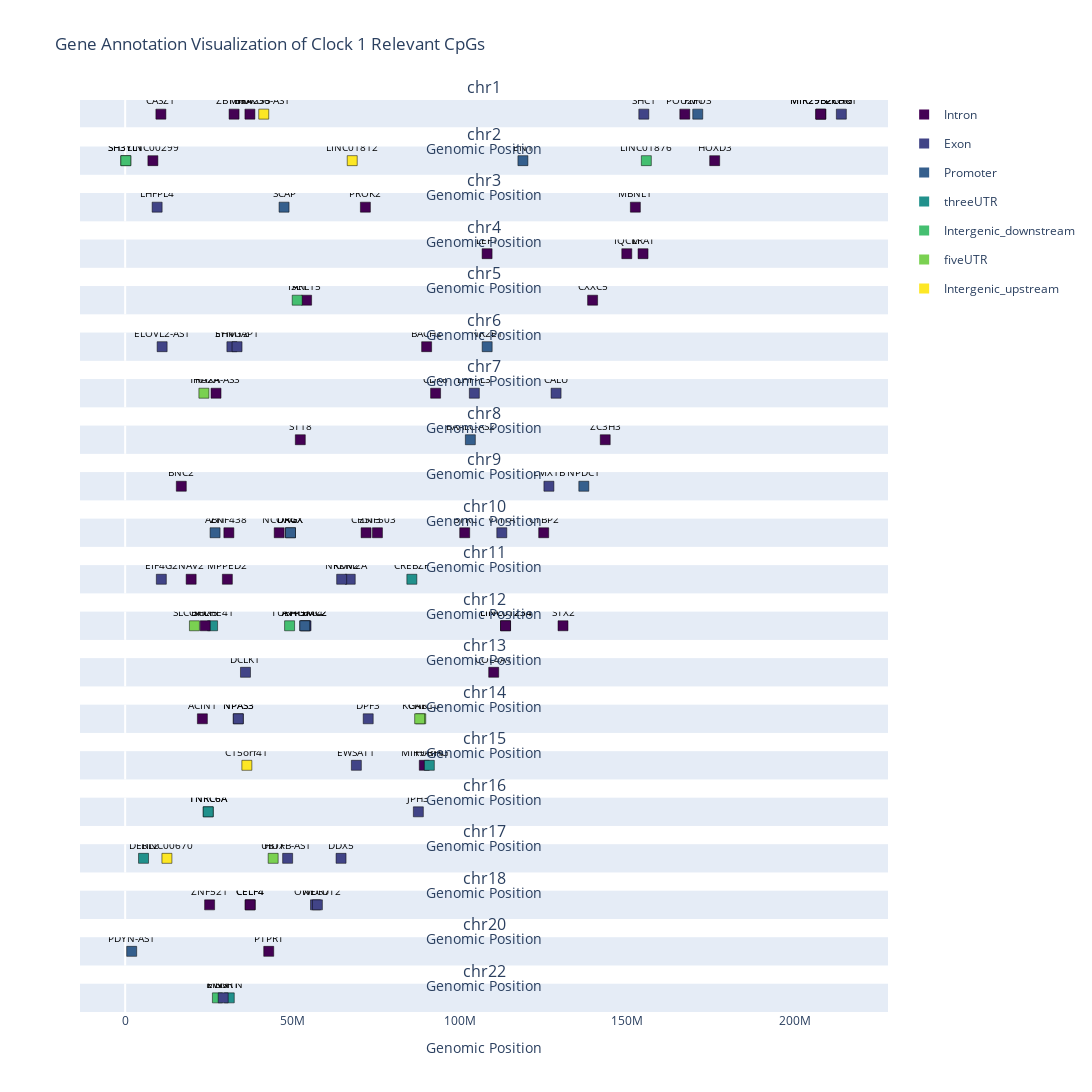

Notebook code for this chart:
### Code cell
### Chromosome-wise visualization of the gene annotations of the relevant CpGs in Clock1

# Viridis color palette
viridis_colors = plt.cm.viridis([0, 0.1, 0.2, 0.3, 0.5, 0.7, 0.8, 1.0])

# Map the categories to the Viridis colors
color_map = {
    'Intron': mcolors.to_hex(viridis_colors[0]), #0
    'Exon': mcolors.to_hex(viridis_colors[2]), #1
    'Promoter': mcolors.to_hex(viridis_colors[3]), #2
    'threeUTR': mcolors.to_hex(viridis_colors[4]), #3
    'Intergenic_downstream': mcolors.to_hex(viridis_colors[5]), #4
    'fiveUTR': mcolors.to_hex(viridis_colors[6]), #5
    'Intergenic_upstream': mcolors.to_hex(viridis_colors[7]) #6
}

# Get unique chromosomes and sort them
chromosomes = sorted(cpg_annotations['chr'].unique(), key=lambda x: int(x.replace('chr', '')))

# Create subplots
fig = make_subplots(rows=len(chromosomes), cols=1, 
                    shared_xaxes=True, vertical_spacing=0.02,
                    subplot_titles=chromosomes)

# Add traces for each chromosome
for i, chr in enumerate(chromosomes, start=1):
    chr_cpg_annotations = cpg_annotations[cpg_annotations['chr'] == chr]
    
    # Add gene annotations
    fig.add_trace(
        go.Scatter(
            x=chr_cpg_annotations['start'],
            y=[i]*len(chr_cpg_annotations),
            mode='markers+text',
            marker=dict(
                size=10,
                color=[color_map[cat] for cat in chr_cpg_annotations['category']],
                symbol='square', 
                line=dict(width=0.5, color='black')
            ),
            text=chr_cpg_annotations['gene'],
            textposition='top center',        
            textfont=dict(color='black', size=10),
            hoverinfo='text',
            hovertext=[f"{cpg}<br>{gene}<br>{cat}<br>{start}" 
                       for cpg, gene, cat, start in zip(chr_cpg_annotations['CpG'], chr_cpg_annotations['gene'], 
                                                        chr_cpg_annotations['category'], chr_cpg_annotations['start'])],
            showlegend=False
        ),
        row=i, col=1
    )


# Add legend entries
for category, color in color_map.items():
    fig.add_trace(
        go.Scatter(
            x=[None], y=[None],
            mode='markers',
            marker=dict(size=10, color=color, symbol='square'),
            legendgroup=category,
            showlegend=True,
            name=category
        )
    )

# Update layout
fig.update_layout(
    height=100*len(chromosomes),
    width=1200,
    showlegend=True,
    title='Gene Annotation Visualization of Clock 1 Relevant CpGs',
    hovermode='closest'
)

# Update y-axes
fig.update_yaxes(showticklabels=False, showgrid=False)


# Update x-axes
fig.update_xaxes(title_text='Genomic Position', showgrid=False, range=[0, None]) # range starting at 0 as not to show the x line. If a bit of padding is needed, modify here.


# Show the plot
fig.show()

### Figure 1 — Plotly figure (JSON) as saved in the notebook; plotly's stock layout.template omitted (floating-point values rounded to 4 significant figures)
{"data": [{"hoverinfo": "text", "hovertext": ["cg10061379<br>POU2F1<br>Intron<br>167222434.0", "cg15991909<br>ZBTB8A<br>Intron<br>32539339.0", "cg27228973<br>FOXO6-AS1<br>Intergenic_upstream<br>41404380.0", "cg25019875<br>MIR4255<br>Intron<br>37275026.0", "cg24315421<br>MIR29B2CHG<br>Intron<br>207866908.0", "cg09360996<br>PROX1<br>Exon<br>213996654.0", "cg10501210<br>MIR29B2CHG<br>Intron<br>207823675.0", "cg09025625<br>SHC1<br>Exon<br>154970033.0", "cg03564272<br>CASZ1<br>Intron<br>10673616.0", "cg16599143<br>FMO3<br>Promoter<br>171089531.0"], "marker": {"color": ["#440154", "#440154", "#fde725", "#440154", "#440154", "#414487", "#440154", "#414487", "#440154", "#355f8d"], "line": {"color": "black", "width": 0.5}, "size": 10, "symbol": "square"}, "mode": "markers+text", "showlegend": false, "text": ["POU2F1", "ZBTB8A", "FOXO6-AS1", "MIR4255", "MIR29B2CHG", "PROX1", "MIR29B2CHG", "SHC1", "CASZ1", "FMO3"], "textfont": {"color": "black", "size": 10}, "textposition": "top center", "type": "scatter", "x": [167222434, 32539339, 41404380, 37275026, 207866908, 213996654, 207823675, 154970033, 10673616, 171089531], "xaxis": "x", "y": [1, 1, 1, 1, 1, 1, 1, 1, 1, 1], "yaxis": "y"}, {"hoverinfo": "text", "hovertext": ["cg20804050<br>EN1<br>Promoter<br>118847865.0", "cg26012482<br>LINC00299<br>Intron<br>8283025.0", "cg10480998<br>HOXD3<br>Intron<br>176146250.0", "cg14384416<br>SH3YL1<br>Intergenic_downstream<br>193393.0", "cg14361875<br>LINC01812<br>Intergenic_upstream<br>67846376.0", "cg18672716<br>SH3YL1<br>Intergenic_downstream<br>193256.0", "cg17905888<br>LINC01876<br>Intergenic_downstream<br>155727368.0"], "marker": {"color": ["#355f8d", "#440154", "#440154", "#44bf70", "#fde725", "#44bf70", "#44bf70"], "line": {"color": "black", "width": 0.5}, "size": 10, "symbol": "square"}, "mode": "markers+text", "showlegend": false, "text": ["EN1", "LINC00299", "HOXD3", "SH3YL1", "LINC01812", "SH3YL1", "LINC01876"], "textfont": {"color": "black", "size": 10}, "textposition": "top center", "type": "scatter", "x": [118847865, 8283025, 176146250, 193393, 67846376, 193256, 155727368], "xaxis": "x2", "y": [2, 2, 2, 2, 2, 2, 2], "yaxis": "y2"}, {"hoverinfo": "text", "hovertext": ["cg26614073<br>SCAP<br>Promoter<br>47476329.0", "cg22264409<br>PROK2<br>Intron<br>71779257.0", "cg12841266<br>LHFPL4<br>Exon<br>9552409.0", "cg25033328<br>MBNL1<br>Intron<br>152446541.0"], "marker": {"color": ["#355f8d", "#440154", "#414487", "#440154"], "line": {"color": "black", "width": 0.5}, "size": 10, "symbol": "square"}, "mode": "markers+text", "showlegend": false, "text": ["SCAP", "PROK2", "LHFPL4", "MBNL1"], "textfont": {"color": "black", "size": 10}, "textposition": "top center", "type": "scatter", "x": [47476329, 71779257, 9552409, 152446541], "xaxis": "x3", "y": [3, 3, 3, 3], "yaxis": "y3"}, {"hoverinfo": "text", "hovertext": ["cg10603790<br>LEF1<br>Intron<br>108141597.0", "cg03605454<br>IQCM<br>Intron<br>149885131.0", "cg01511232<br>LRAT<br>Intron<br>154740777.0"], "marker": {"color": ["#440154", "#440154", "#440154"], "line": {"color": "black", "width": 0.5}, "size": 10, "symbol": "square"}, "mode": "markers+text", "showlegend": false, "text": ["LEF1", "IQCM", "LRAT"], "textfont": {"color": "black", "size": 10}, "textposition": "top center", "type": "scatter", "x": [108141597, 149885131, 154740777], "xaxis": "x4", "y": [4, 4, 4], "yaxis": "y4"}, {"hoverinfo": "text", "hovertext": ["cg20113482<br>ARL15<br>Intron<br>54215550.0", "cg18223258<br>ISL1<br>Intergenic_downstream<br>51399170.0", "cg24119607<br>CXXC5<br>Intron<br>139668154.0"], "marker": {"color": ["#440154", "#44bf70", "#440154"], "line": {"color": "black", "width": 0.5}, "size": 10, "symbol": "square"}, "mode": "markers+text", "showlegend": false, "text": ["ARL15", "ISL1", "CXXC5"], "textfont": {"color": "black", "size": 10}, "textposition": "top center", "type": "scatter", "x": [54215550, 51399170, 139668154], "xaxis": "x5", "y": [5, 5, 5], "yaxis": "y5"}, {"hoverinfo": "text", "hovertext": ["cg18918349<br>NR2E1<br>Promoter<br>108165956.0", "cg16867657<br>ELOVL2-AS1<br>Exon<br>11044644.0", "cg09618893<br>EHMT2<br>Exon<br>31888996.0", "cg19098934<br>BACH2<br>Intron<br>90079771.0", "cg06472065<br>SYNGAP1<br>Exon<br>33426669.0"], "marker": {"color": ["#355f8d", "#414487", "#414487", "#440154", "#414487"], "line": {"color": "black", "width": 0.5}, "size": 10, "symbol": "square"}, "mode": "markers+text", "showlegend": false, "text": ["NR2E1", "ELOVL2-AS1", "EHMT2", "BACH2", "SYNGAP1"], "textfont": {"color": "black", "size": 10}, "textposition": "top center", "type": "scatter", "x": [108165956, 11044644, 31888996, 90079771, 33426669], "xaxis": "x6", "y": [6, 6, 6, 6, 6], "yaxis": "y6"}, {"hoverinfo": "text", "hovertext": ["cg01019040<br>LHFPL3<br>Exon<br>104328968.0", "cg04051518<br>CDK6<br>Intron<br>92755491.0", "cg03820088<br>TRA2A<br>fiveUTR<br>23522229.0", "cg00250826<br>CALU<br>Exon<br>128754670.0", "cg11516694<br>HOXA-AS3<br>Intron<br>27147848.0"], "marker": {"color": ["#414487", "#440154", "#7ad151", "#414487", "#440154"], "line": {"color": "black", "width": 0.5}, "size": 10, "symbol": "square"}, "mode": "markers+text", "showlegend": false, "text": ["LHFPL3", "CDK6", "TRA2A", "CALU", "HOXA-AS3"], "textfont": {"color": "black", "size": 10}, "textposition": "top center", "type": "scatter", "x": [104328968, 92755491, 23522229, 128754670, 27147848], "xaxis": "x7", "y": [7, 7, 7, 7, 7], "yaxis": "y7"}, {"hoverinfo": "text", "hovertext": ["cg09681292<br>ST18<br>Intron<br>52327626.0", "cg12815291<br>ZC3H3<br>Intron<br>143439468.0", "cg18168101<br>BAALC-AS2<br>Promoter<br>103141399.0"], "marker": {"color": ["#440154", "#440154", "#355f8d"], "line": {"color": "black", "width": 0.5}, "size": 10, "symbol": "square"}, "mode": "markers+text", "showlegend": false, "text": ["ST18", "ZC3H3", "BAALC-AS2"], "textfont": {"color": "black", "size": 10}, "textposition": "top center", "type": "scatter", "x": [52327626, 143439468, 103141399], "xaxis": "x8", "y": [8, 8, 8], "yaxis": "y8"}, {"hoverinfo": "text", "hovertext": ["cg02499612<br>LMX1B<br>Exon<br>126615424.0", "cg26581729<br>NPDC1<br>Promoter<br>137045340.0", "cg17516812<br>BNC2<br>Intron<br>16773158.0"], "marker": {"color": ["#414487", "#355f8d", "#440154"], "line": {"color": "black", "width": 0.5}, "size": 10, "symbol": "square"}, "mode": "markers+text", "showlegend": false, "text": ["LMX1B", "NPDC1", "BNC2"], "textfont": {"color": "black", "size": 10}, "textposition": "top center", "type": "scatter", "x": [126615424, 137045340, 16773158], "xaxis": "x9", "y": [9, 9, 9], "yaxis": "y9"}, {"hoverinfo": "text", "hovertext": ["cg04706544<br>DRGX<br>Promoter<br>49396706.0", "cg07938388<br>DRGX<br>Promoter<br>49396731.0", "cg09622673<br>BTRC<br>Intron<br>101452071.0", "cg01656216<br>ZNF438<br>Intron<br>30984781.0", "cg18738190<br>CHST3<br>Intron<br>71980533.0", "cg17357006<br>VTI1A<br>Exon<br>112538434.0", "cg17850367<br>ABI1<br>Promoter<br>26861569.0", "cg17499466<br>ZNF503<br>Intron<br>75379424.0", "cg06098215<br>NCOA4<br>Intron<br>46020119.0", "cg26662324<br>CTBP2<br>Intron<br>125057293.0"], "marker": {"color": ["#355f8d", "#355f8d", "#440154", "#440154", "#440154", "#414487", "#355f8d", "#440154", "#440154", "#440154"], "line": {"color": "black", "width": 0.5}, "size": 10, "symbol": "square"}, "mode": "markers+text", "showlegend": false, "text": ["DRGX", "DRGX", "BTRC", "ZNF438", "CHST3", "VTI1A", "ABI1", "ZNF503", "NCOA4", "CTBP2"], "textfont": {"color": "black", "size": 10}, "textposition": "top center", "type": "scatter", "x": [49396706, 49396731, 101452071, 30984781, 71980533, 112538434, 26861569, 75379424, 46020119, 125057293], "xaxis": "x10", "y": [10, 10, 10, 10, 10, 10, 10, 10, 10, 10], "yaxis": "y10"}, {"hoverinfo": "text", "hovertext": ["cg05401971<br>KDM2A<br>Exon<br>67250713.0", "cg23501051<br>NAV2<br>Intron<br>19715366.0", "cg25184118<br>NRXN2<br>Exon<br>64690444.0", "cg00513357<br>EIF4G2<br>Exon<br>10806046.0", "cg10739250<br>MPPED2<br>Intron<br>30535950.0", "cg15496507<br>CREBZF<br>threeUTR<br>85660576.0"], "marker": {"color": ["#414487", "#440154", "#414487", "#414487", "#440154", "#21918c"], "line": {"color": "black", "width": 0.5}, "size": 10, "symbol": "square"}, "mode": "markers+text", "showlegend": false, "text": ["KDM2A", "NAV2", "NRXN2", "EIF4G2", "MPPED2", "CREBZF"], "textfont": {"color": "black", "size": 10}, "textposition": "top center", "type": "scatter", "x": [67250713, 19715366, 64690444, 10806046, 30535950, 85660576], "xaxis": "x11", "y": [11, 11, 11, 11, 11, 11], "yaxis": "y11"}, {"hoverinfo": "text", "hovertext": ["cg21345677<br>LINC01234<br>Intron<br>113664715.0", "cg17116410<br>HOXC4<br>Exon<br>54037896.0", "cg18094982<br>SLCO1C1<br>fiveUTR<br>20695438.0", "cg16756969<br>LINC01234<br>Intron<br>113649565.0", "cg13935553<br>BHLHE41<br>threeUTR<br>26120667.0", "cg24551749<br>ATP5MC2<br>Promoter<br>53677516.0", "cg23931487<br>ATP5MC2<br>Promoter<br>53677480.0", "cg08563010<br>SOX5<br>Intron<br>23921603.0", "cg14381350<br>STX2<br>Intron<br>130826483.0", "cg26311454<br>TUBA1B<br>Intergenic_downstream<br>49126865.0"], "marker": {"color": ["#440154", "#414487", "#7ad151", "#440154", "#21918c", "#355f8d", "#355f8d", "#440154", "#440154", "#44bf70"], "line": {"color": "black", "width": 0.5}, "size": 10, "symbol": "square"}, "mode": "markers+text", "showlegend": false, "text": ["LINC01234", "HOXC4", "SLCO1C1", "LINC01234", "BHLHE41", "ATP5MC2", "ATP5MC2", "SOX5", "STX2", "TUBA1B"], "textfont": {"color": "black", "size": 10}, "textposition": "top center", "type": "scatter", "x": [113664715, 54037896, 20695438, 113649565, 26120667, 53677516, 53677480, 23921603, 130826483, 49126865], "xaxis": "x12", "y": [12, 12, 12, 12, 12, 12, 12, 12, 12, 12], "yaxis": "y12"}, {"hoverinfo": "text", "hovertext": ["cg09605634<br>DCLK1<br>Exon<br>35947401.0", "cg00593462<br>COL4A1<br>Intron<br>110116146.0"], "marker": {"color": ["#414487", "#440154"], "line": {"color": "black", "width": 0.5}, "size": 10, "symbol": "square"}, "mode": "markers+text", "showlegend": false, "text": ["DCLK1", "COL4A1"], "textfont": {"color": "black", "size": 10}, "textposition": "top center", "type": "scatter", "x": [35947401, 110116146], "xaxis": "x13", "y": [13, 13], "yaxis": "y13"}, {"hoverinfo": "text", "hovertext": ["cg03098892<br>KCNK10<br>fiveUTR<br>88322804.0", "cg09750164<br>NPAS3<br>Exon<br>33800872.0", "cg15089111<br>NPAS3<br>Exon<br>33800907.0", "cg24058132<br>GALC<br>fiveUTR<br>87993522.0", "cg12449245<br>DPF3<br>Exon<br>72619953.0", "cg24805210<br>ACIN1<br>Intron<br>23068755.0"], "marker": {"color": ["#7ad151", "#414487", "#414487", "#7ad151", "#414487", "#440154"], "line": {"color": "black", "width": 0.5}, "size": 10, "symbol": "square"}, "mode": "markers+text", "showlegend": false, "text": ["KCNK10", "NPAS3", "NPAS3", "GALC", "DPF3", "ACIN1"], "textfont": {"color": "black", "size": 10}, "textposition": "top center", "type": "scatter", "x": [88322804, 33800872, 33800907, 87993522, 72619953, 23068755], "xaxis": "x14", "y": [14, 14, 14, 14, 14, 14], "yaxis": "y14"}, {"hoverinfo": "text", "hovertext": ["cg00687674<br>EWSAT1<br>Exon<br>69080920.0", "cg03668418<br>C15orf41<br>Intergenic_upstream<br>36357037.0", "cg04211240<br>MIR9-3HG<br>Intron<br>89372943.0", "cg24888049<br>FURIN<br>threeUTR<br>90883437.0"], "marker": {"color": ["#414487", "#fde725", "#440154", "#21918c"], "line": {"color": "black", "width": 0.5}, "size": 10, "symbol": "square"}, "mode": "markers+text", "showlegend": false, "text": ["EWSAT1", "C15orf41", "MIR9-3HG", "FURIN"], "textfont": {"color": "black", "size": 10}, "textposition": "top center", "type": "scatter", "x": [69080920, 36357037, 89372943, 90883437], "xaxis": "x15", "y": [15, 15, 15, 15], "yaxis": "y15"}, {"hoverinfo": "text", "hovertext": ["cg19591642<br>TNRC6A<br>threeUTR<br>24815260.0", "cg09461098<br>TNRC6A<br>threeUTR<br>24815270.0", "cg03898602<br>JPH3<br>Exon<br>87603438.0"], "marker": {"color": ["#21918c", "#21918c", "#414487"], "line": {"color": "black", "width": 0.5}, "size": 10, "symbol": "square"}, "mode": "markers+text", "showlegend": false, "text": ["TNRC6A", "TNRC6A", "JPH3"], "textfont": {"color": "black", "size": 10}, "textposition": "top center", "type": "scatter", "x": [24815260, 24815270, 87603438], "xaxis": "x16", "y": [16, 16, 16], "yaxis": "y16"}, {"hoverinfo": "text", "hovertext": ["cg09568652<br>DDX5<br>Exon<br>64505527.0", "cg19513247<br>UBTF<br>fiveUTR<br>44219685.0", "cg03370924<br>DERL2<br>threeUTR<br>5481375.0", "cg00362836<br>LINC00670<br>Intergenic_upstream<br>12473058.0", "cg09313705<br>HOXB-AS1<br>Exon<br>48545129.0"], "marker": {"color": ["#414487", "#7ad151", "#21918c", "#fde725", "#414487"], "line": {"color": "black", "width": 0.5}, "size": 10, "symbol": "square"}, "mode": "markers+text", "showlegend": false, "text": ["DDX5", "UBTF", "DERL2", "LINC00670", "HOXB-AS1"], "textfont": {"color": "black", "size": 10}, "textposition": "top center", "type": "scatter", "x": [64505527, 44219685, 5481375, 12473058, 48545129], "xaxis": "x17", "y": [17, 17, 17, 17, 17], "yaxis": "y17"}, {"hoverinfo": "text", "hovertext": ["cg15580396<br>ZNF521<br>Intron<br>25231018.0", "cg05562063<br>WDR7<br>Exon<br>56873931.0", "cg03185524<br>CELF4<br>Intron<br>37351229.0", "cg26418994<br>CELF4<br>Intron<br>37351224.0", "cg07903650<br>ONECUT2<br>Exon<br>57435872.0"], "marker": {"color": ["#440154", "#414487", "#440154", "#440154", "#414487"], "line": {"color": "black", "width": 0.5}, "size": 10, "symbol": "square"}, "mode": "markers+text", "showlegend": false, "text": ["ZNF521", "WDR7", "CELF4", "CELF4", "ONECUT2"], "textfont": {"color": "black", "size": 10}, "textposition": "top center", "type": "scatter", "x": [25231018, 56873931, 37351229, 37351224, 57435872], "xaxis": "x18", "y": [18, 18, 18, 18, 18], "yaxis": "y18"}, {"hoverinfo": "text", "hovertext": ["cg17633063<br>PTPRT<br>Intron<br>42897077.0", "cg19358608<br>PDYN-AS1<br>Promoter<br>1943919.0"], "marker": {"color": ["#440154", "#355f8d"], "line": {"color": "black", "width": 0.5}, "size": 10, "symbol": "square"}, "mode": "markers+text", "showlegend": false, "text": ["PTPRT", "PDYN-AS1"], "textfont": {"color": "black", "size": 10}, "textposition": "top center", "type": "scatter", "x": [42897077, 1943919], "xaxis": "x19", "y": [19, 19], "yaxis": "y19"}, {"hoverinfo": "text", "hovertext": ["cg08665685<br>SMTN<br>threeUTR<br>31104411.0", "cg18194685<br>MN1<br>Intergenic_downstream<br>27557962.0", "cg15746205<br>EWSR1<br>Exon<br>29290369.0"], "marker": {"color": ["#21918c", "#44bf70", "#414487"], "line": {"color": "black", "width": 0.5}, "size": 10, "symbol": "square"}, "mode": "markers+text", "showlegend": false, "text": ["SMTN", "MN1", "EWSR1"], "textfont": {"color": "black", "size": 10}, "textposition": "top center", "type": "scatter", "x": [31104411, 27557962, 29290369], "xaxis": "x20", "y": [20, 20, 20], "yaxis": "y20"}, {"legendgroup": "Intron", "marker": {"color": "#440154", "size": 10, "symbol": "square"}, "mode": "markers", "name": "Intron", "showlegend": true, "type": "scatter", "x": [null], "y": [null]}, {"legendgroup": "Exon", "marker": {"color": "#414487", "size": 10, "symbol": "square"}, "mode": "markers", "name": "Exon", "showlegend": true, "type": "scatter", "x": [null], "y": [null]}, {"legendgroup": "Promoter", "marker": {"color": "#355f8d", "size": 10, "symbol": "square"}, "mode": "markers", "name": "Promoter", "showlegend": true, "type": "scatter", "x": [null], "y": [null]}, {"legendgroup": "threeUTR", "marker": {"color": "#21918c", "size": 10, "symbol": "square"}, "mode": "markers", "name": "threeUTR", "showlegend": true, "type": "scatter", "x": [null], "y": [null]}, {"legendgroup": "Intergenic_downstream", "marker": {"color": "#44bf70", "size": 10, "symbol": "square"}, "mode": "markers", "name": "Intergenic_downstream", "showlegend": true, "type": "scatter", "x": [null], "y": [null]}, {"legendgroup": "fiveUTR", "marker": {"color": "#7ad151", "size": 10, "symbol": "square"}, "mode": "markers", "name": "fiveUTR", "showlegend": true, "type": "scatter", "x": [null], "y": [null]}, {"legendgroup": "Intergenic_upstream", "marker": {"color": "#fde725", "size": 10, "symbol": "square"}, "mode": "markers", "name": "Intergenic_upstream", "showlegend": true, "type": "scatter", "x": [null], "y": [null]}], "layout": {"annotations": [{"font": {"size": 16}, "showarrow": false, "text": "chr1", "x": 0.5, "xanchor": "center", "xref": "paper", "y": 1, "yanchor": "bottom", "yref": "paper"}, {"font": {"size": 16}, "showarrow": false, "text": "chr2", "x": 0.5, "xanchor": "center", "xref": "paper", "y": 0.949, "yanchor": "bottom", "yref": "paper"}, {"font": {"size": 16}, "showarrow": false, "text": "chr3", "x": 0.5, "xanchor": "center", "xref": "paper", "y": 0.898, "yanchor": "bottom", "yref": "paper"}, {"font": {"size": 16}, "showarrow": false, "text": "chr4", "x": 0.5, "xanchor": "center", "xref": "paper", "y": 0.847, "yanchor": "bottom", "yref": "paper"}, {"font": {"size": 16}, "showarrow": false, "text": "chr5", "x": 0.5, "xanchor": "center", "xref": "paper", "y": 0.796, "yanchor": "bottom", "yref": "paper"}, {"font": {"size": 16}, "showarrow": false, "text": "chr6", "x": 0.5, "xanchor": "center", "xref": "paper", "y": 0.745, "yanchor": "bottom", "yref": "paper"}, {"font": {"size": 16}, "showarrow": false, "text": "chr7", "x": 0.5, "xanchor": "center", "xref": "paper", "y": 0.694, "yanchor": "bottom", "yref": "paper"}, {"font": {"size": 16}, "showarrow": false, "text": "chr8", "x": 0.5, "xanchor": "center", "xref": "paper", "y": 0.643, "yanchor": "bottom", "yref": "paper"}, {"font": {"size": 16}, "showarrow": false, "text": "chr9", "x": 0.5, "xanchor": "center", "xref": "paper", "y": 0.592, "yanchor": "bottom", "yref": "paper"}, {"font": {"size": 16}, "showarrow": false, "text": "chr10", "x": 0.5, "xanchor": "center", "xref": "paper", "y": 0.541, "yanchor": "bottom", "yref": "paper"}, {"font": {"size": 16}, "showarrow": false, "text": "chr11", "x": 0.5, "xanchor": "center", "xref": "paper", "y": 0.49, "yanchor": "bottom", "yref": "paper"}, {"font": {"size": 16}, "showarrow": false, "text": "chr12", "x": 0.5, "xanchor": "center", "xref": "paper", "y": 0.439, "yanchor": "bottom", "yref": "paper"}, {"font": {"size": 16}, "showarrow": false, "text": "chr13", "x": 0.5, "xanchor": "center", "xref": "paper", "y": 0.388, "yanchor": "bottom", "yref": "paper"}, {"font": {"size": 16}, "showarrow": false, "text": "chr14", "x": 0.5, "xanchor": "center", "xref": "paper", "y": 0.337, "yanchor": "bottom", "yref": "paper"}, {"font": {"size": 16}, "showarrow": false, "text": "chr15", "x": 0.5, "xanchor": "center", "xref": "paper", "y": 0.286, "yanchor": "bottom", "yref": "paper"}, {"font": {"size": 16}, "showarrow": false, "text": "chr16", "x": 0.5, "xanchor": "center", "xref": "paper", "y": 0.235, "yanchor": "bottom", "yref": "paper"}, {"font": {"size": 16}, "showarrow": false, "text": "chr17", "x": 0.5, "xanchor": "center", "xref": "paper", "y": 0.184, "yanchor": "bottom", "yref": "paper"}, {"font": {"size": 16}, "showarrow": false, "text": "chr18", "x": 0.5, "xanchor": "center", "xref": "paper", "y": 0.133, "yanchor": "bottom", "yref": "paper"}, {"font": {"size": 16}, "showarrow": false, "text": "chr20", "x": 0.5, "xanchor": "center", "xref": "paper", "y": 0.082, "yanchor": "bottom", "yref": "paper"}, {"font": {"size": 16}, "showarrow": false, "text": "chr22", "x": 0.5, "xanchor": "center", "xref": "paper", "y": 0.031, "yanchor": "bottom", "yref": "paper"}], "height": 2000, "hovermode": "closest", "showlegend": true, "title": {"text": "Gene Annotation Visualization of Clock 1 Relevant CpGs"}, "width": 1200, "xaxis": {"anchor": "y", "domain": [0, 1], "matches": "x20", "range": [0, null], "showgrid": false, "showticklabels": false, "title": {"text": "Genomic Position"}}, "xaxis10": {"anchor": "y10", "domain": [0, 1], "matches": "x20", "range": [0, null], "showgrid": false, "showticklabels": false, "title": {"text": "Genomic Position"}}, "xaxis11": {"anchor": "y11", "domain": [0, 1], "matches": "x20", "range": [0, null], "showgrid": false, "showticklabels": false, "title": {"text": "Genomic Position"}}, "xaxis12": {"anchor": "y12", "domain": [0, 1], "matches": "x20", "range": [0, null], "showgrid": false, "showticklabels": false, "title": {"text": "Genomic Position"}}, "xaxis13": {"anchor": "y13", "domain": [0, 1], "matches": "x20", "range": [0, null], "showgrid": false, "showticklabels": false, "title": {"text": "Genomic Position"}}, "xaxis14": {"anchor": "y14", "domain": [0, 1], "matches": "x20", "range": [0, null], "showgrid": false, "showticklabels": false, "title": {"text": "Genomic Position"}}, "xaxis15": {"anchor": "y15", "domain": [0, 1], "matches": "x20", "range": [0, null], "showgrid": false, "showticklabels": false, "title": {"text": "Genomic Position"}}, "xaxis16": {"anchor": "y16", "domain": [0, 1], "matches": "x20", "range": [0, null], "showgrid": false, "showticklabels": false, "title": {"text": "Genomic Position"}}, "xaxis17": {"anchor": "y17", "domain": [0, 1], "matches": "x20", "range": [0, null], "showgrid": false, "showticklabels": false, "title": {"text": "Genomic Position"}}, "xaxis18": {"anchor": "y18", "domain": [0, 1], "matches": "x20", "range": [0, null], "showgrid": false, "showticklabels": false, "title": {"text": "Genomic Position"}}, "xaxis19": {"anchor": "y19", "domain": [0, 1], "matches": "x20", "range": [0, null], "showgrid": false, "showticklabels": false, "title": {"text": "Genomic Position"}}, "xaxis2": {"anchor": "y2", "domain": [0, 1], "matches": "x20", "range": [0, null], "showgrid": false, "showticklabels": false, "title": {"text": "Genomic Position"}}, "xaxis20": {"anchor": "y20", "domain": [0, 1], "range": [0, null], "showgrid": false, "title": {"text": "Genomic Position"}}, "xaxis3": {"anchor": "y3", "domain": [0, 1], "matches": "x20", "range": [0, null], "showgrid": false, "showticklabels": false, "title": {"text": "Genomic Position"}}, "xaxis4": {"anchor": "y4", "domain": [0, 1], "matches": "x20", "range": [0, null], "showgrid": false, "showticklabels": false, "title": {"text": "Genomic Position"}}, "xaxis5": {"anchor": "y5", "domain": [0, 1], "matches": "x20", "range": [0, null], "showgrid": false, "showticklabels": false, "title": {"text": "Genomic Position"}}, "xaxis6": {"anchor": "y6", "domain": [0, 1], "matches": "x20", "range": [0, null], "showgrid": false, "showticklabels": false, "title": {"text": "Genomic Position"}}, "xaxis7": {"anchor": "y7", "domain": [0, 1], "matches": "x20", "range": [0, null], "showgrid": false, "showticklabels": false, "title": {"text": "Genomic Position"}}, "xaxis8": {"anchor": "y8", "domain": [0, 1], "matches": "x20", "range": [0, null], "showgrid": false, "showticklabels": false, "title": {"text": "Genomic Position"}}, "xaxis9": {"anchor": "y9", "domain": [0, 1], "matches": "x20", "range": [0, null], "showgrid": false, "showticklabels": false, "title": {"text": "Genomic Position"}}, "yaxis": {"anchor": "x", "domain": [0.969, 1], "showgrid": false, "showticklabels": false}, "yaxis10": {"anchor": "x10", "domain": [0.51, 0.541], "showgrid": false, "showticklabels": false}, "yaxis11": {"anchor": "x11", "domain": [0.459, 0.49], "showgrid": false, "showticklabels": false}, "yaxis12": {"anchor": "x12", "domain": [0.408, 0.439], "showgrid": false, "showticklabels": false}, "yaxis13": {"anchor": "x13", "domain": [0.357, 0.388], "showgrid": false, "showticklabels": false}, "yaxis14": {"anchor": "x14", "domain": [0.306, 0.337], "showgrid": false, "showticklabels": false}, "yaxis15": {"anchor": "x15", "domain": [0.255, 0.286], "showgrid": false, "showticklabels": false}, "yaxis16": {"anchor": "x16", "domain": [0.204, 0.235], "showgrid": false, "showticklabels": false}, "yaxis17": {"anchor": "x17", "domain": [0.153, 0.184], "showgrid": false, "showticklabels": false}, "yaxis18": {"anchor": "x18", "domain": [0.102, 0.133], "showgrid": false, "showticklabels": false}, "yaxis19": {"anchor": "x19", "domain": [0.051, 0.082], "showgrid": false, "showticklabels": false}, "yaxis2": {"anchor": "x2", "domain": [0.918, 0.949], "showgrid": false, "showticklabels": false}, "yaxis20": {"anchor": "x20", "domain": [0, 0.031], "showgrid": false, "showticklabels": false}, "yaxis3": {"anchor": "x3", "domain": [0.867, 0.898], "showgrid": false, "showticklabels": false}, "yaxis4": {"anchor": "x4", "domain": [0.816, 0.847], "showgrid": false, "showticklabels": false}, "yaxis5": {"anchor": "x5", "domain": [0.765, 0.796], "showgrid": false, "showticklabels": false}, "yaxis6": {"anchor": "x6", "domain": [0.714, 0.745], "showgrid": false, "showticklabels": false}, "yaxis7": {"anchor": "x7", "domain": [0.663, 0.694], "showgrid": false, "showticklabels": false}, "yaxis8": {"anchor": "x8", "domain": [0.612, 0.643], "showgrid": false, "showticklabels": false}, "yaxis9": {"anchor": "x9", "domain": [0.561, 0.592], "showgrid": false, "showticklabels": false}}}
